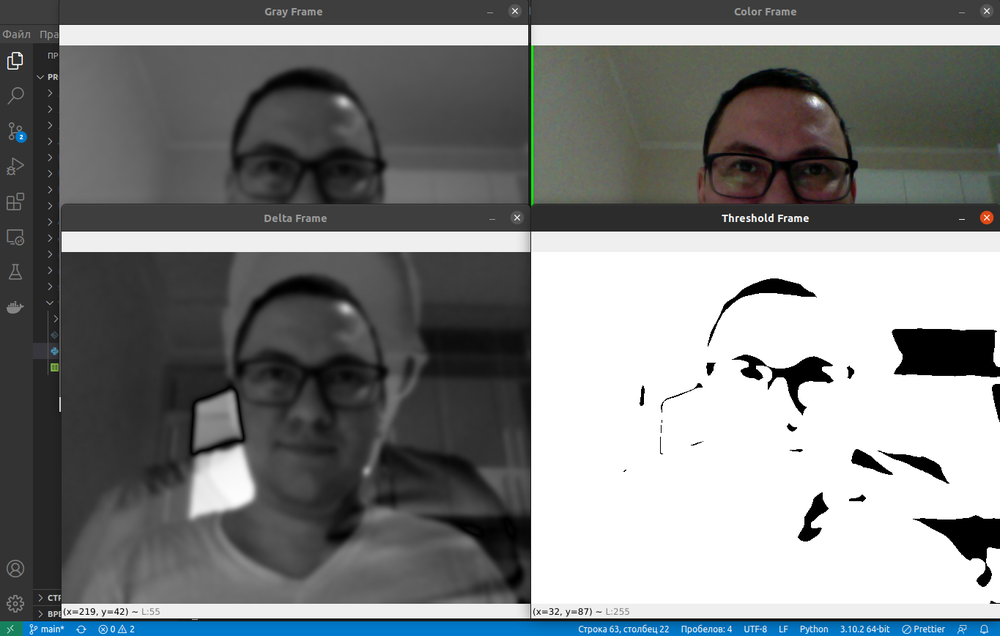
#> input picture screen.png, 1000 x 636 px, shrunk from 1365 x 868 before the run, given in place of the camera
$ python main.py
#> lines starting #> are read from the running program, lines starting #| are printed output that depends on the picture
from datetime import datetime
import cv2
import pandas

first_frame = None
status_list = [None, None]
times = []
df = pandas.DataFrame(columns=["Start", "End"])

video = cv2.VideoCapture(0)

while True:
    check, frame = video.read()
#> frame is the input picture: shape (636, 1000, 3); mean B, G, R 128.6, 128.2, 125.7
    status = 0
    gray = cv2.cvtColor(frame, cv2.COLOR_BGR2GRAY)
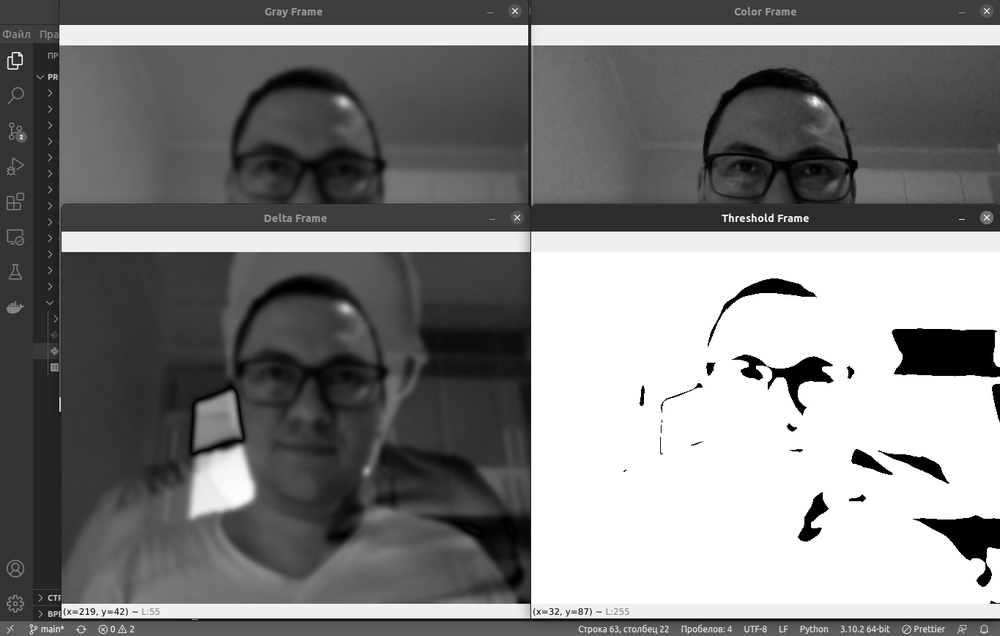
#> gray: shape (636, 1000); min 0, max 255, mean 127.5
    gray = cv2.GaussianBlur(gray, (21, 21), 0)
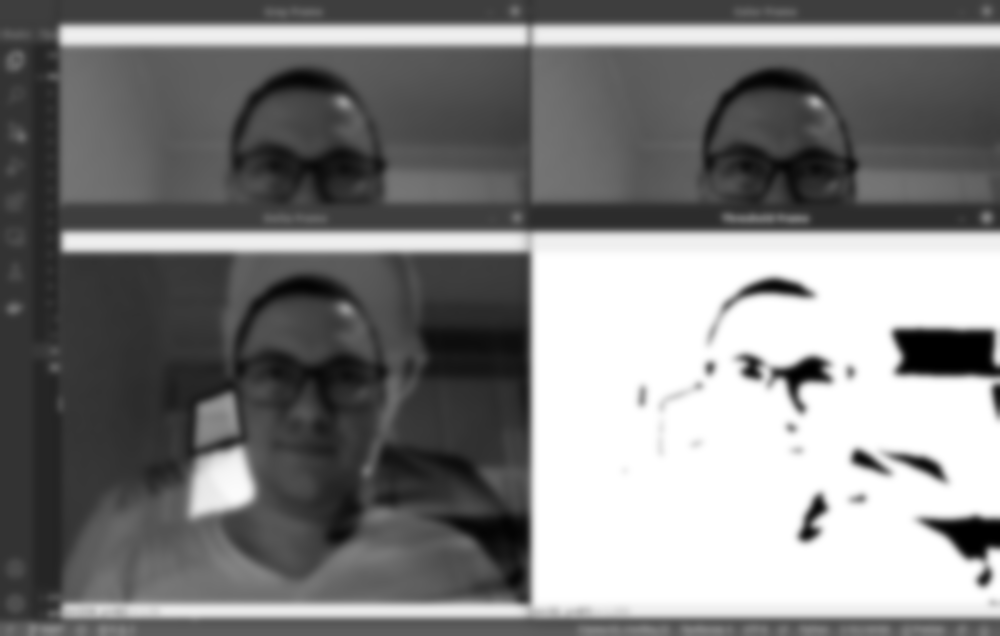
#> gray: shape (636, 1000); min 0, max 255, mean 127.5

    if first_frame is None:
        first_frame = gray
        continue

    delta_frame = cv2.absdiff(first_frame,gray)
    thresh_frame = cv2.threshold(delta_frame, 30, 255, cv2.THRESH_BINARY)[1]
    thresh_frame = cv2.dilate(thresh_frame, None, iterations=2)

    (cnts,_) = cv2.findContours(thresh_frame.copy(), cv2.RETR_EXTERNAL, cv2.CHAIN_APPROX_SIMPLE)

    for contour in cnts:
        if cv2.contourArea(contour) < 1000:
            continue
        status = 1

        (x, y, w, h) = cv2.boundingRect(contour)
        cv2.rectangle(frame, (x, y), (x + y, y + h), (0,255,0), 3)
    status_list.append(status)

    if status_list[-1] == 1 and status_list[-2] == 0:
        times.append(datetime.now())
    if status_list[-1] == 0 and status_list[-2] == 1:
        times.append(datetime.now())

    cv2.imshow("Gray Frame", gray)
    cv2.imshow("Delta Frame", delta_frame)
    cv2.imshow("Threshold Frame", thresh_frame)
    cv2.imshow("Color Frame", frame)

    key = cv2.waitKey(1)


    if key == ord("q"):
        if status == 1:
            times.append(datetime.now())
        break

print(status_list)
print(times)

for i in range(0, len(times), 2):
    df = df.append({"Start": times[i], "End": times[i + 1]}, ignore_index=True)
#> this loop made 0 passes

df.to_csv("times.csv")
video.release()
cv2.destroyAllWindows
